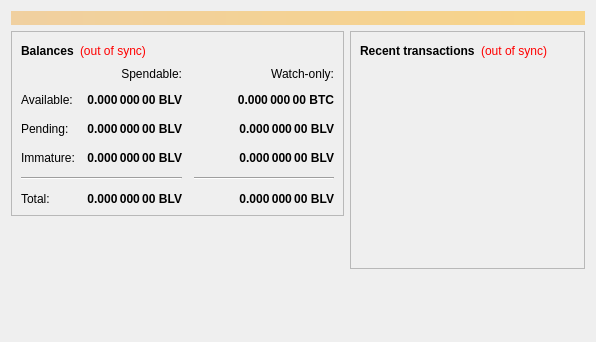
<?xml version="1.0" encoding="UTF-8"?>
<ui version="4.0">
 <class>OverviewPage</class>
 <widget class="QWidget" name="OverviewPage">
  <property name="geometry">
   <rect>
    <x>0</x>
    <y>0</y>
    <width>596</width>
    <height>342</height>
   </rect>
  </property>
  <property name="windowTitle">
   <string>Form</string>
  </property>
  <layout class="QVBoxLayout" name="topLayout">
   <item>
    <widget class="QLabel" name="labelAlerts">
     <property name="visible">
      <bool>false</bool>
     </property>
     <property name="styleSheet">
      <string notr="true">background-color: qlineargradient(x1: 0, y1: 0, x2: 1, y2: 0, stop:0 #F0D0A0, stop:1 #F8D488); color:#000000;</string>
     </property>
     <property name="wordWrap">
      <bool>true</bool>
     </property>
     <property name="margin">
      <number>3</number>
     </property>
    </widget>
   </item>
   <item>
    <layout class="QHBoxLayout" name="horizontalLayout" stretch="1,1">
     <item>
      <layout class="QVBoxLayout" name="verticalLayout_2">
       <item>
        <widget class="QFrame" name="frame">
         <property name="frameShape">
          <enum>QFrame::StyledPanel</enum>
         </property>
         <property name="frameShadow">
          <enum>QFrame::Raised</enum>
         </property>
         <layout class="QVBoxLayout" name="verticalLayout_4">
          <item>
           <layout class="QHBoxLayout" name="horizontalLayout_4">
            <item>
             <widget class="QLabel" name="label_5">
              <property name="font">
               <font>
                <weight>75</weight>
                <bold>true</bold>
               </font>
              </property>
              <property name="text">
               <string>Balances</string>
              </property>
             </widget>
            </item>
            <item>
             <widget class="QLabel" name="labelWalletStatus">
              <property name="cursor">
               <cursorShape>WhatsThisCursor</cursorShape>
              </property>
              <property name="toolTip">
               <string>The displayed information may be out of date. Your wallet automatically synchronizes with the BitcoinLove network after a connection is established, but this process has not completed yet.</string>
              </property>
              <property name="styleSheet">
               <string notr="true">QLabel { color: red; }</string>
              </property>
              <property name="text">
               <string notr="true">(out of sync)</string>
              </property>
              <property name="alignment">
               <set>Qt::AlignLeading|Qt::AlignLeft|Qt::AlignVCenter</set>
              </property>
             </widget>
            </item>
            <item>
             <spacer name="horizontalSpacer_3">
              <property name="orientation">
               <enum>Qt::Horizontal</enum>
              </property>
              <property name="sizeHint" stdset="0">
               <size>
                <width>40</width>
                <height>20</height>
               </size>
              </property>
             </spacer>
            </item>
           </layout>
          </item>
          <item>
           <layout class="QGridLayout" name="gridLayout">
            <property name="spacing">
             <number>12</number>
            </property>
            <item row="2" column="2">
             <widget class="QLabel" name="labelWatchPending">
              <property name="font">
               <font>
                <weight>75</weight>
                <bold>true</bold>
               </font>
              </property>
              <property name="cursor">
               <cursorShape>IBeamCursor</cursorShape>
              </property>
              <property name="toolTip">
               <string>Unconfirmed transactions to watch-only addresses</string>
              </property>
              <property name="text">
               <string notr="true">0.000 000 00 BLV</string>
              </property>
              <property name="alignment">
               <set>Qt::AlignRight|Qt::AlignTrailing|Qt::AlignVCenter</set>
              </property>
              <property name="textInteractionFlags">
               <set>Qt::LinksAccessibleByMouse|Qt::TextSelectableByKeyboard|Qt::TextSelectableByMouse</set>
              </property>
             </widget>
            </item>
            <item row="2" column="1">
             <widget class="QLabel" name="labelUnconfirmed">
              <property name="font">
               <font>
                <weight>75</weight>
                <bold>true</bold>
               </font>
              </property>
              <property name="cursor">
               <cursorShape>IBeamCursor</cursorShape>
              </property>
              <property name="toolTip">
               <string>Total of transactions that have yet to be confirmed, and do not yet count toward the spendable balance</string>
              </property>
              <property name="text">
               <string notr="true">0.000 000 00 BLV</string>
              </property>
              <property name="alignment">
               <set>Qt::AlignRight|Qt::AlignTrailing|Qt::AlignVCenter</set>
              </property>
              <property name="textInteractionFlags">
               <set>Qt::LinksAccessibleByMouse|Qt::TextSelectableByKeyboard|Qt::TextSelectableByMouse</set>
              </property>
             </widget>
            </item>
            <item row="3" column="2">
             <widget class="QLabel" name="labelWatchImmature">
              <property name="font">
               <font>
                <weight>75</weight>
                <bold>true</bold>
               </font>
              </property>
              <property name="cursor">
               <cursorShape>IBeamCursor</cursorShape>
              </property>
              <property name="toolTip">
               <string>Mined balance in watch-only addresses that has not yet matured</string>
              </property>
              <property name="text">
               <string notr="true">0.000 000 00 BLV</string>
              </property>
              <property name="alignment">
               <set>Qt::AlignRight|Qt::AlignTrailing|Qt::AlignVCenter</set>
              </property>
              <property name="textInteractionFlags">
               <set>Qt::LinksAccessibleByMouse|Qt::TextSelectableByKeyboard|Qt::TextSelectableByMouse</set>
              </property>
             </widget>
            </item>
            <item row="4" column="0" colspan="2">
             <widget class="Line" name="line">
              <property name="orientation">
               <enum>Qt::Horizontal</enum>
              </property>
             </widget>
            </item>
            <item row="4" column="2">
             <widget class="Line" name="lineWatchBalance">
              <property name="sizePolicy">
               <sizepolicy hsizetype="Preferred" vsizetype="Fixed">
                <horstretch>0</horstretch>
                <verstretch>0</verstretch>
               </sizepolicy>
              </property>
              <property name="minimumSize">
               <size>
                <width>140</width>
                <height>0</height>
               </size>
              </property>
              <property name="orientation">
               <enum>Qt::Horizontal</enum>
              </property>
             </widget>
            </item>
            <item row="5" column="0">
             <widget class="QLabel" name="labelTotalText">
              <property name="text">
               <string>Total:</string>
              </property>
             </widget>
            </item>
            <item row="3" column="1">
             <widget class="QLabel" name="labelImmature">
              <property name="font">
               <font>
                <weight>75</weight>
                <bold>true</bold>
               </font>
              </property>
              <property name="cursor">
               <cursorShape>IBeamCursor</cursorShape>
              </property>
              <property name="toolTip">
               <string>Mined balance that has not yet matured</string>
              </property>
              <property name="text">
               <string notr="true">0.000 000 00 BLV</string>
              </property>
              <property name="alignment">
               <set>Qt::AlignRight|Qt::AlignTrailing|Qt::AlignVCenter</set>
              </property>
              <property name="textInteractionFlags">
               <set>Qt::LinksAccessibleByMouse|Qt::TextSelectableByKeyboard|Qt::TextSelectableByMouse</set>
              </property>
             </widget>
            </item>
            <item row="2" column="3">
             <spacer name="horizontalSpacer_2">
              <property name="orientation">
               <enum>Qt::Horizontal</enum>
              </property>
              <property name="sizeHint" stdset="0">
               <size>
                <width>40</width>
                <height>20</height>
               </size>
              </property>
             </spacer>
            </item>
            <item row="3" column="0">
             <widget class="QLabel" name="labelImmatureText">
              <property name="text">
               <string>Immature:</string>
              </property>
             </widget>
            </item>
            <item row="5" column="1">
             <widget class="QLabel" name="labelTotal">
              <property name="font">
               <font>
                <weight>75</weight>
                <bold>true</bold>
               </font>
              </property>
              <property name="cursor">
               <cursorShape>IBeamCursor</cursorShape>
              </property>
              <property name="toolTip">
               <string>Your current total balance</string>
              </property>
              <property name="text">
               <string notr="true">0.000 000 00 BLV</string>
              </property>
              <property name="alignment">
               <set>Qt::AlignRight|Qt::AlignTrailing|Qt::AlignVCenter</set>
              </property>
              <property name="textInteractionFlags">
               <set>Qt::LinksAccessibleByMouse|Qt::TextSelectableByKeyboard|Qt::TextSelectableByMouse</set>
              </property>
             </widget>
            </item>
            <item row="5" column="2">
             <widget class="QLabel" name="labelWatchTotal">
              <property name="font">
               <font>
                <weight>75</weight>
                <bold>true</bold>
               </font>
              </property>
              <property name="cursor">
               <cursorShape>IBeamCursor</cursorShape>
              </property>
              <property name="toolTip">
               <string>Current total balance in watch-only addresses</string>
              </property>
              <property name="text">
               <string notr="true">0.000 000 00 BLV</string>
              </property>
              <property name="alignment">
               <set>Qt::AlignRight|Qt::AlignTrailing|Qt::AlignVCenter</set>
              </property>
              <property name="textInteractionFlags">
               <set>Qt::LinksAccessibleByMouse|Qt::TextSelectableByKeyboard|Qt::TextSelectableByMouse</set>
              </property>
             </widget>
            </item>
            <item row="0" column="2">
             <widget class="QLabel" name="labelWatchonly">
              <property name="text">
               <string>Watch-only:</string>
              </property>
              <property name="alignment">
               <set>Qt::AlignRight|Qt::AlignTrailing|Qt::AlignVCenter</set>
              </property>
             </widget>
            </item>
            <item row="1" column="0">
             <widget class="QLabel" name="labelBalanceText">
              <property name="text">
               <string>Available:</string>
              </property>
             </widget>
            </item>
            <item row="1" column="1">
             <widget class="QLabel" name="labelBalance">
              <property name="font">
               <font>
                <weight>75</weight>
                <bold>true</bold>
               </font>
              </property>
              <property name="cursor">
               <cursorShape>IBeamCursor</cursorShape>
              </property>
              <property name="toolTip">
               <string>Your current spendable balance</string>
              </property>
              <property name="text">
               <string notr="true">0.000 000 00 BLV</string>
              </property>
              <property name="alignment">
               <set>Qt::AlignRight|Qt::AlignTrailing|Qt::AlignVCenter</set>
              </property>
              <property name="textInteractionFlags">
               <set>Qt::LinksAccessibleByMouse|Qt::TextSelectableByKeyboard|Qt::TextSelectableByMouse</set>
              </property>
             </widget>
            </item>
            <item row="1" column="2">
             <widget class="QLabel" name="labelWatchAvailable">
              <property name="font">
               <font>
                <weight>75</weight>
                <bold>true</bold>
               </font>
              </property>
              <property name="cursor">
               <cursorShape>IBeamCursor</cursorShape>
              </property>
              <property name="toolTip">
               <string>Your current balance in watch-only addresses</string>
              </property>
              <property name="text">
               <string notr="true">0.000 000 00 BTC</string>
              </property>
              <property name="alignment">
               <set>Qt::AlignRight|Qt::AlignTrailing|Qt::AlignVCenter</set>
              </property>
              <property name="textInteractionFlags">
               <set>Qt::LinksAccessibleByMouse|Qt::TextSelectableByKeyboard|Qt::TextSelectableByMouse</set>
              </property>
             </widget>
            </item>
            <item row="2" column="0">
             <widget class="QLabel" name="labelPendingText">
              <property name="text">
               <string>Pending:</string>
              </property>
             </widget>
            </item>
            <item row="0" column="1">
             <widget class="QLabel" name="labelSpendable">
              <property name="text">
               <string>Spendable:</string>
              </property>
              <property name="alignment">
               <set>Qt::AlignRight|Qt::AlignTrailing|Qt::AlignVCenter</set>
              </property>
             </widget>
            </item>
           </layout>
          </item>
         </layout>
        </widget>
       </item>
       <item>
        <spacer name="verticalSpacer">
         <property name="orientation">
          <enum>Qt::Vertical</enum>
         </property>
         <property name="sizeHint" stdset="0">
          <size>
           <width>20</width>
           <height>40</height>
          </size>
         </property>
        </spacer>
       </item>
      </layout>
     </item>
     <item>
      <layout class="QVBoxLayout" name="verticalLayout_3">
       <item>
        <widget class="QFrame" name="frame_2">
         <property name="frameShape">
          <enum>QFrame::StyledPanel</enum>
         </property>
         <property name="frameShadow">
          <enum>QFrame::Raised</enum>
         </property>
         <layout class="QVBoxLayout" name="verticalLayout">
          <item>
           <layout class="QHBoxLayout" name="horizontalLayout_2">
            <item>
             <widget class="QLabel" name="label_4">
              <property name="font">
               <font>
                <weight>75</weight>
                <bold>true</bold>
               </font>
              </property>
              <property name="text">
               <string>Recent transactions</string>
              </property>
             </widget>
            </item>
            <item>
             <widget class="QLabel" name="labelTransactionsStatus">
              <property name="cursor">
               <cursorShape>WhatsThisCursor</cursorShape>
              </property>
              <property name="toolTip">
               <string>The displayed information may be out of date. Your wallet automatically synchronizes with the BitcoinLove network after a connection is established, but this process has not completed yet.</string>
              </property>
              <property name="styleSheet">
               <string notr="true">QLabel { color: red; }</string>
              </property>
              <property name="text">
               <string notr="true">(out of sync)</string>
              </property>
              <property name="alignment">
               <set>Qt::AlignRight|Qt::AlignTrailing|Qt::AlignVCenter</set>
              </property>
             </widget>
            </item>
            <item>
             <spacer name="horizontalSpacer">
              <property name="orientation">
               <enum>Qt::Horizontal</enum>
              </property>
              <property name="sizeHint" stdset="0">
               <size>
                <width>40</width>
                <height>20</height>
               </size>
              </property>
             </spacer>
            </item>
           </layout>
          </item>
          <item>
           <widget class="QListView" name="listTransactions">
            <property name="styleSheet">
             <string notr="true">QListView { background: transparent; }</string>
            </property>
            <property name="frameShape">
             <enum>QFrame::NoFrame</enum>
            </property>
            <property name="verticalScrollBarPolicy">
             <enum>Qt::ScrollBarAlwaysOff</enum>
            </property>
            <property name="horizontalScrollBarPolicy">
             <enum>Qt::ScrollBarAlwaysOff</enum>
            </property>
            <property name="selectionMode">
             <enum>QAbstractItemView::NoSelection</enum>
            </property>
           </widget>
          </item>
         </layout>
        </widget>
       </item>
       <item>
        <spacer name="verticalSpacer_2">
         <property name="orientation">
          <enum>Qt::Vertical</enum>
         </property>
         <property name="sizeHint" stdset="0">
          <size>
           <width>20</width>
           <height>40</height>
          </size>
         </property>
        </spacer>
       </item>
      </layout>
     </item>
    </layout>
   </item>
  </layout>
 </widget>
 <resources/>
 <connections/>
</ui>
